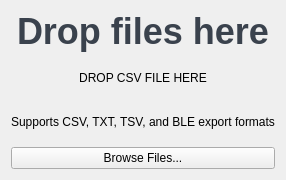
           <widget class="QFrame" name="dropZoneFrame">
            <property name="minimumSize">
             <size>
              <width>0</width>
              <height>180</height>
             </size>
            </property>
            <layout class="QVBoxLayout" name="dropZoneInner">
             <item>
              <widget class="QLabel" name="dropZoneIcon">
               <property name="styleSheet">
                <string notr="true">font-size:36px;color:#3A424D;font-weight:700;</string>
               </property>
               <property name="text">
                <string>Drop files here</string>
               </property>
               <property name="alignment">
                <set>Qt::AlignCenter</set>
               </property>
              </widget>
             </item>
             <item>
              <widget class="QLabel" name="dropZoneLabel">
               <property name="text">
                <string>DROP CSV FILE HERE</string>
               </property>
               <property name="alignment">
                <set>Qt::AlignCenter</set>
               </property>
              </widget>
             </item>
             <item>
              <widget class="QLabel" name="dropZoneSubLabel">
               <property name="text">
                <string>Supports CSV, TXT, TSV, and BLE export formats</string>
               </property>
               <property name="alignment">
                <set>Qt::AlignCenter</set>
               </property>
              </widget>
             </item>
             <item>
              <widget class="QPushButton" name="btnBrowseCSV">
               <property name="minimumSize">
                <size>
                 <width>160</width>
                 <height>0</height>
                </size>
               </property>
               <property name="cursor">
                <cursorShape>PointingHandCursor</cursorShape>
               </property>
               <property name="text">
                <string>Browse Files...</string>
               </property>
              </widget>
             </item>
            </layout>
           </widget>
